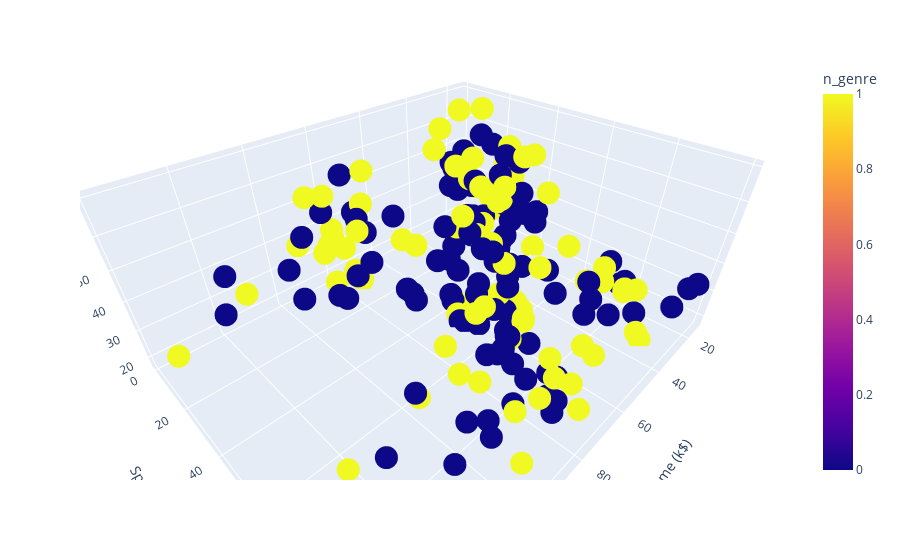

This figure's notebook cell:
### Markdown cell above
Visualise the data

### Code cell
fig = px.scatter_3d(df,
             x = df["Annual Income (k$)"],
             y = df["Spending Score (1-100)"],
             z = df["Age"],
             color = df["n_genre"])
fig.show()

### Figure 1 — Plotly figure (JSON) as saved in the notebook; plotly's stock layout.template omitted (floating-point values rounded to 4 significant figures; data arrays with more than 128 entries replaced by an {"elided": "..."} marker saying what was removed)
{"data": [{"hovertemplate": "Annual Income (k$)=%{x}<br>Spending Score (1-100)=%{y}<br>Age=%{z}<br>n_genre=%{marker.color}<extra></extra>", "legendgroup": "", "marker": {"color": {"elided": "200 int values"}, "coloraxis": "coloraxis", "symbol": "circle"}, "mode": "markers", "name": "", "scene": "scene", "showlegend": false, "type": "scatter3d", "x": {"elided": "200 int values"}, "y": {"elided": "200 int values"}, "z": {"elided": "200 int values"}}], "layout": {"autosize": true, "coloraxis": {"colorbar": {"title": {"text": "n_genre"}}, "colorscale": [[0, "#0d0887"], [0.1111, "#46039f"], [0.2222, "#7201a8"], [0.3333, "#9c179e"], [0.4444, "#bd3786"], [0.5556, "#d8576b"], [0.6667, "#ed7953"], [0.7778, "#fb9f3a"], [0.8889, "#fdca26"], [1, "#f0f921"]]}, "legend": {"tracegroupgap": 0}, "margin": {"t": 60}, "scene": {"aspectmode": "auto", "aspectratio": {"x": 1.429, "y": 1.148, "z": 0.6093}, "camera": {"center": {"x": 0, "y": 0, "z": 0}, "eye": {"x": 0.8752, "y": 0.8752, "z": 0.8752}, "projection": {"type": "perspective"}, "up": {"x": 0, "y": 0, "z": 1}}, "domain": {"x": [0, 1], "y": [0, 1]}, "xaxis": {"title": {"text": "Annual Income (k$)"}, "type": "linear"}, "yaxis": {"title": {"text": "Spending Score (1-100)"}, "type": "linear"}, "zaxis": {"title": {"text": "Age"}, "type": "linear"}}}}
